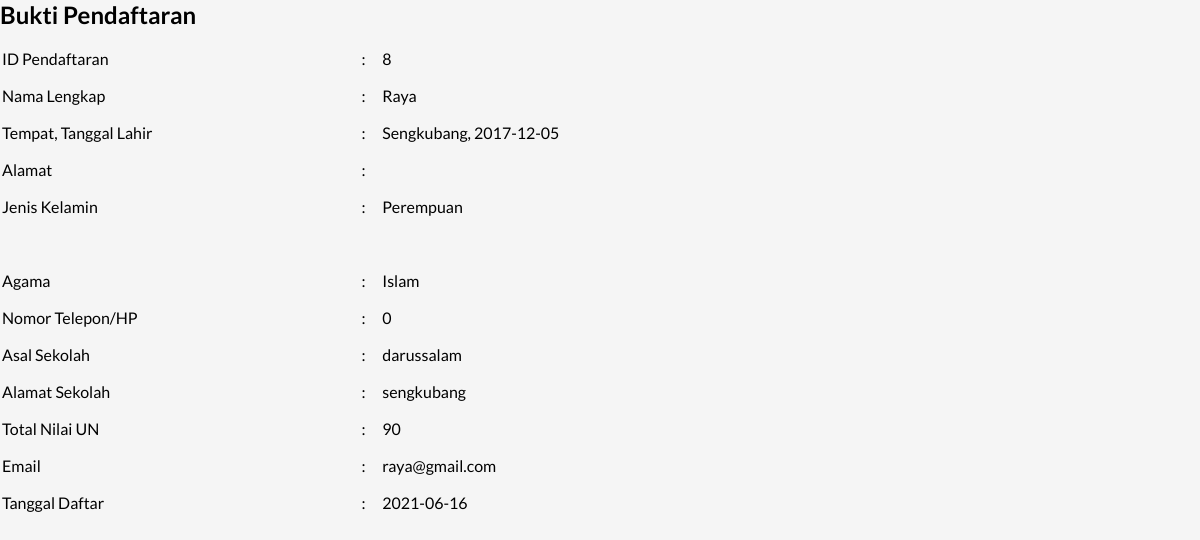
The app's page /daftar_berhasil.php with its own data.
### tables this page shows
CREATE TABLE `tb_siswa` (
  `id_daftar` int(10) NOT NULL,
  `nama` varchar(100) NOT NULL,
  `tempat_lahir` varchar(100) NOT NULL,
  `tanggal_lahir` varchar(100) NOT NULL,
  `alamat` varchar(100) NOT NULL,
  `jk` enum('Laki-Laki','Perempuan') NOT NULL,
  `agama` varchar(15) NOT NULL,
  `telepon` int(15) NOT NULL,
  `sekolah_asal` varchar(100) NOT NULL,
  `alamat_sekolah` varchar(100) NOT NULL,
  `total_un` varchar(5) NOT NULL,
  `nama_bpk` varchar(100) NOT NULL,
  `pendidikan_bpk` varchar(100) NOT NULL,
  `pekerjaan_bpk` varchar(100) NOT NULL,
  `penghasilan_bpk` varchar(100) NOT NULL,
  `nama_ibu` varchar(100) NOT NULL,
  `pendidikan_ibu` varchar(100) NOT NULL,
  `pekerjaan_ibu` varchar(100) NOT NULL,
  `penghasilan_ibu` varchar(100) NOT NULL,
  `email` varchar(100) NOT NULL,
  `password` varchar(100) NOT NULL,
  `tanggal_daftar` varchar(100) NOT NULL
);

### daftar_berhasil.php (the view, shortened to what this page needs)
<?PHP
include 'koneksi.php';
$data_peserta = mysqli_query($connect, "SELECT *
FROM tb_siswa");
$p = mysqli_fetch_object($data_peserta);
?>
<!DOCTYPE html>
<html>
<head>
    <link rel="stylesheet" type="text/css" href="css/style.css">
</head>
<body>
    <h2>Bukti Pendaftaran</h2>
    <table class="tabel_cetak" border="0">
    <tr>
            <td>ID Pendaftaran</td>
            <td>:</td>
            <td><?php echo $p->id_daftar ?></td>
        </tr>
        <tr>
            <td>Nama Lengkap</td>
            <td>:</td>
            <td><?php echo $p->nama ?></td>
        </tr>
        <tr>
            <td>Tempat, Tanggal Lahir</td>
            <td>:</td>
            <td><?php echo $p->tempat_lahir . ', ' . $p->tanggal_lahir ?></td>
        </tr>
        <tr>
            <td>Alamat</td>
            <td>:</td>
            <td><?php echo $p->alamat ?></td>
        </tr>
        <tr>
            <td>Jenis Kelamin</td>
            <td>:</td>
            <td><?php echo $p->jk ?></td>
        </tr>
        <tr>
        <tr>
            <td>Agama</td>
            <td>:</td>
            <td><?php echo $p->agama ?></td>
        </tr>
        <tr>
            <td>Nomor Telepon/HP</td>
            <td>:</td>
            <td><?php echo $p->telepon ?></td>
        </tr>
        <tr>
            <td>Asal Sekolah</td>
            <td>:</td>
            <td><?php echo $p->sekolah_asal ?></td>
        </tr>
        <tr>
            <td>Alamat Sekolah</td>
            <td>:</td>
            <td><?php echo $p->alamat_sekolah ?></td>
        </tr>
        <tr>
            <td>Total Nilai UN</td>
            <td>:</td>
            <td><?php echo $p->total_un ?></td>
        </tr>
        <tr>
            <td>Email</td>
            <td>:</td>
            <td><?php echo $p->email ?></td>
        </tr>
        <tr>
            <td>Tanggal Daftar</td>
            <td>:</td>
            <td><?php echo $p->tanggal_daftar ?></td>
        </tr>
    </table>
</body>
</html>

### css/style.css (style rules this page uses)
* { margin:0; padding: 0; font-family: 'Lato', sans-serif; }
body { background-color: whitesmoke; }
.tabel_cetak { width: 100%; margin-top: 10px; }
.tabel_cetak tr { height: 35px; }
.tabel_cetak tr td:nth-child(1) { width: 30%; }

### records on screen
tb_siswa: id_daftar "8", nama "Raya", tempat_lahir "Sengkubang", tanggal_lahir "2017-12-05", jk "Perempuan", agama "Islam", telepon "0", sekolah_asal "darussalam", alamat_sekolah "sengkubang", total_un "90", email "raya@gmail.com", tanggal_daftar "2021-06-16"
